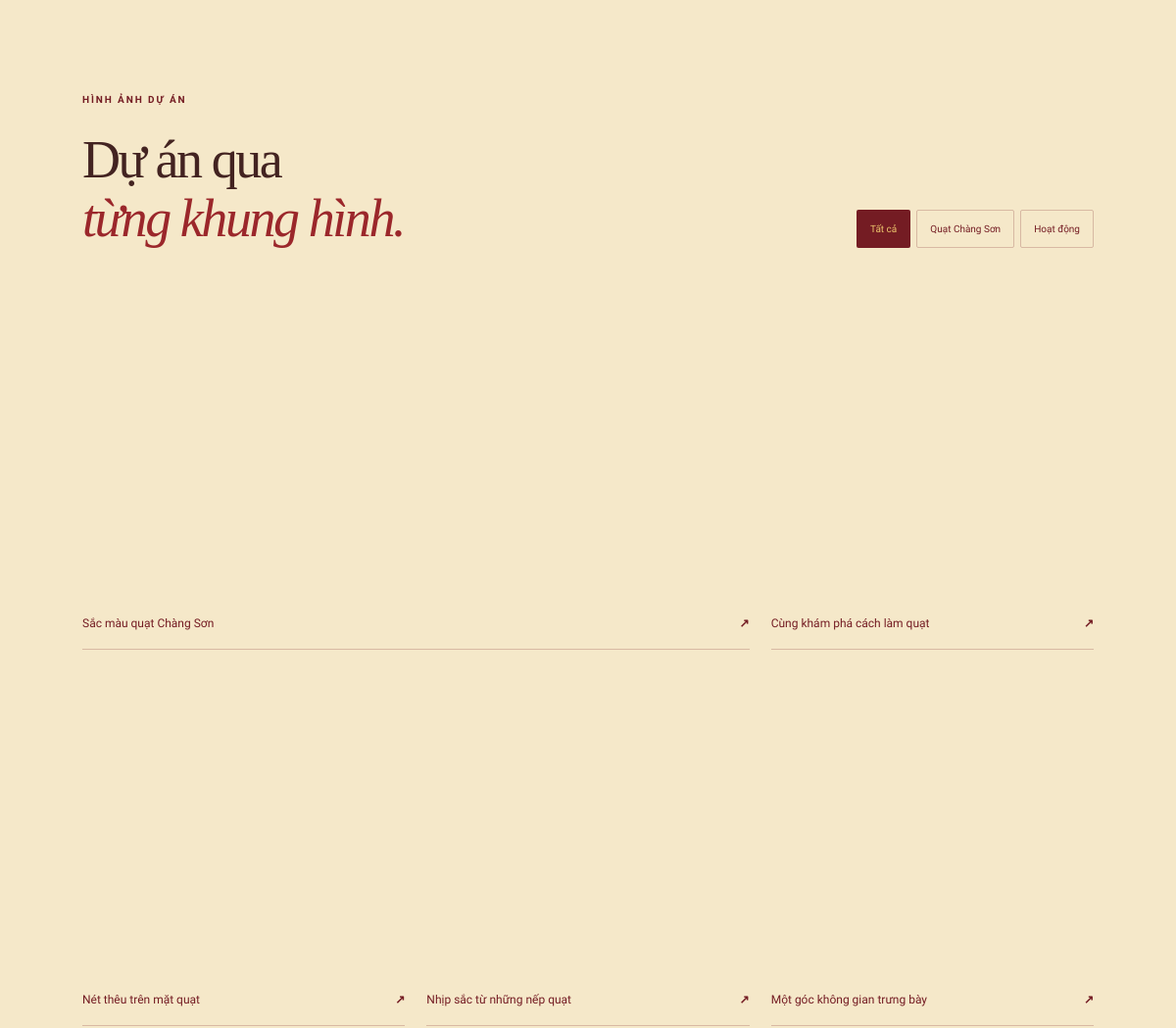
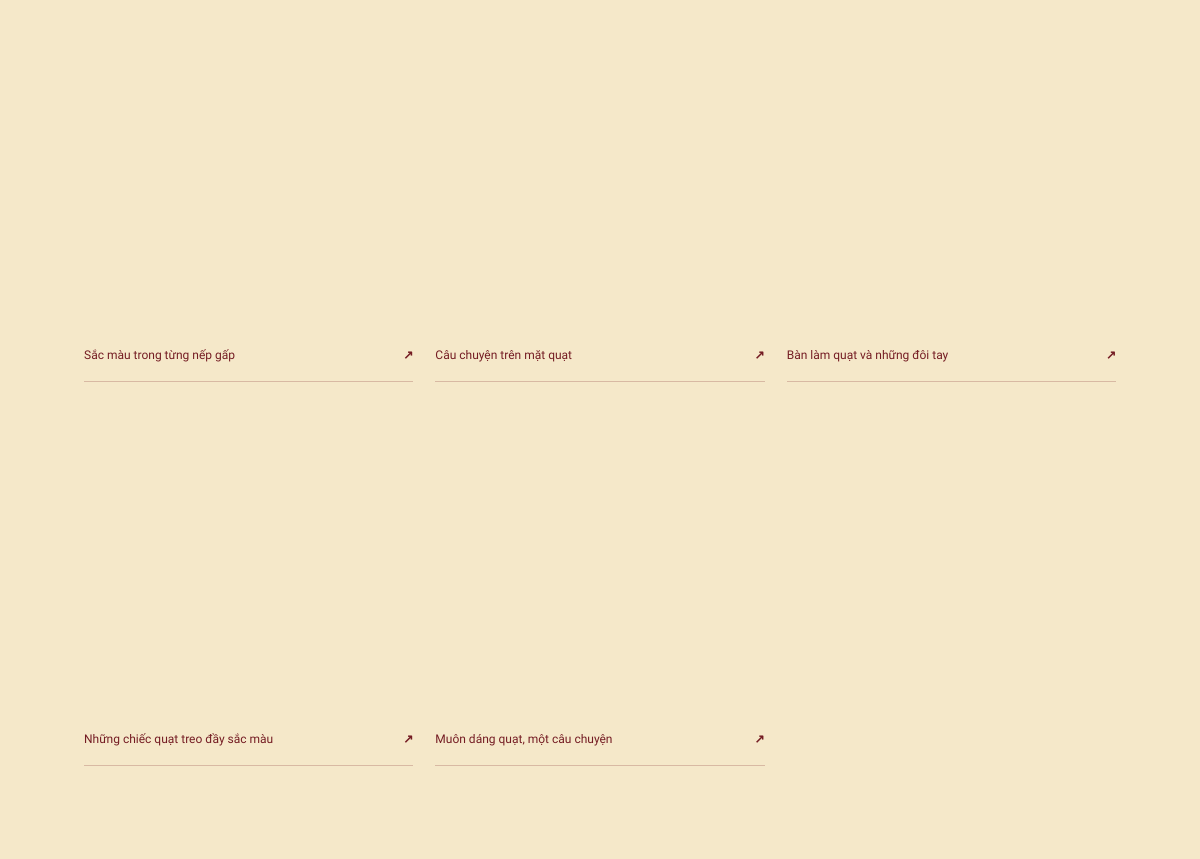
The app's page / (middle part), older data (2 pictures, top to bottom).
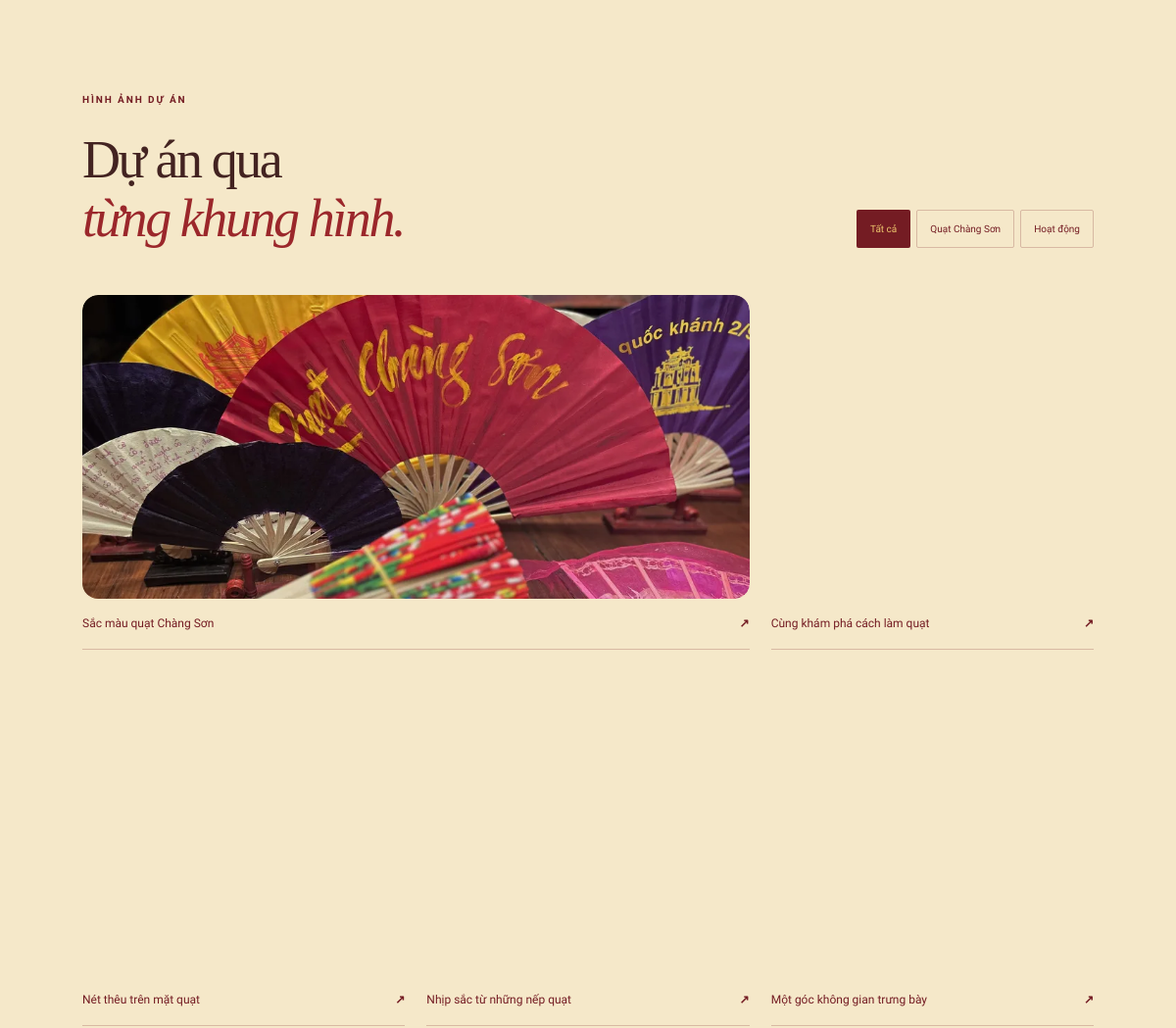
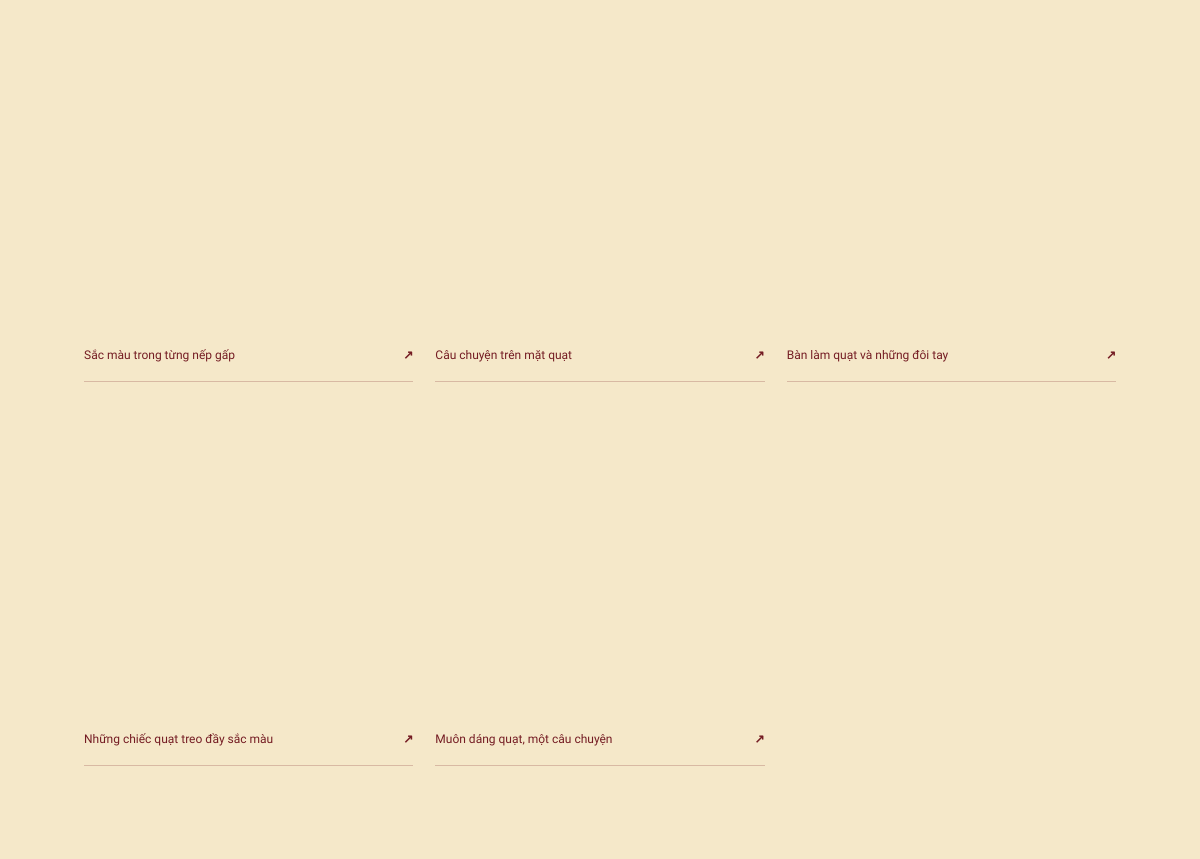
The same page, newer data (2 pictures, top to bottom).
### tables this page shows
CREATE TABLE IF NOT EXISTS gallery (
 id INT UNSIGNED AUTO_INCREMENT PRIMARY KEY,
 title VARCHAR(180) NOT NULL, image VARCHAR(255) NOT NULL,
 category VARCHAR(40) NOT NULL DEFAULT 'Quạt Chàng Sơn',
 created_at TIMESTAMP DEFAULT CURRENT_TIMESTAMP
);

### app/views.php (called while the page is built, shortened)
<?php
function asset_url(string $path): string {
    $file = __DIR__ . '/../public/' . $path;
    $documentRoot = !empty($_SERVER['DOCUMENT_ROOT']) ? realpath($_SERVER['DOCUMENT_ROOT']) : false;
    $publicRoot = realpath(__DIR__.'/../public');
    $url = null;
    if ($documentRoot && $publicRoot) {
        $documentRoot = rtrim(str_replace('\\','/',$documentRoot),'/');
        $publicRoot = str_replace('\\','/',$publicRoot);
        if (strncasecmp($publicRoot.'/', $documentRoot.'/', strlen($documentRoot)+1)===0) {
            $url = substr($publicRoot,strlen($documentRoot)).'/'.ltrim($path,'/');
        }
    }
    return e($url . (is_file($file) ? '?v=' . filemtime($file) : ''));
}
    ?>

### index.php (the view, shortened to what this page needs)
<?php
require __DIR__ . '/app/bootstrap.php';
$gallery = [];
try { $gallery = query_all('SELECT * FROM gallery ORDER BY id DESC'); }
catch (PDOException $ex) {  }
?>
<!doctype html>
<html lang="vi">
<head>
<link rel="stylesheet" href="<?= asset_url('assets/style.css') ?>"><script src="<?= asset_url('assets/app.js') ?>" defer></script>
</head>
<body>
<main id="noi-dung">
<section class="project" id="du-an" aria-label="Dự án Xoè 2026">
  <?= image_tag('assets/hero-fan.png','Quạt vàng với nan tre và họa tiết núi non','class="fan-art" fetchpriority="high"','(max-width: 800px) 88vw, 46vw') ?>
<section class="project-gallery section" id="anh-du-an" aria-labelledby="project-gallery-title"><div class="section-head"><div><p class="eyebrow">HÌNH ẢNH DỰ ÁN</p><h2 id="project-gallery-title">Dự án qua<br><em>từng khung hình.</em></h2></div><div class="filters" role="group" aria-label="Lọc hình ảnh dự án"><button class="active" data-filter="all" aria-pressed="true">Tất cả</button><button data-filter="Quạt Chàng Sơn" aria-pressed="false">Quạt Chàng Sơn</button><button data-filter="Hoạt động" aria-pressed="false">Hoạt động</button></div></div><div class="gallery-grid">
<?php foreach ($gallery as $photo): ?><button class="gallery-item" data-category="<?= e($photo['category']) ?>" data-image="<?= e($photo['image']) ?>" data-title="<?= e($photo['title']) ?>"><?= image_tag($photo['image'],$photo['title']) ?><span><?= e($photo['title']) ?> <b>↗</b></span></button><?php endforeach; ?></div><p id="gallery-empty" class="empty" hidden>Chưa có ảnh trong nhóm này.</p></section>
</section>
</main>
</body></html>

### app/bootstrap.php (shortened to what this page needs)
<?php
function e(?string $value): string { return htmlspecialchars($value ?? '', ENT_QUOTES | ENT_SUBSTITUTE, 'UTF-8'); }
function config(): array {
    static $config;
    if ($config === null) {
        $config = require __DIR__.'/config.example.php';
    }
    return $config;
}
function db(): PDO {
    static $pdo;
    if (!$pdo) {
        $c = config();
        $pdo = new PDO("mysql:host={$c['db_host']};port={$c['db_port']};dbname={$c['db_name']};charset=utf8mb4", $c['db_user'], $c['db_password'], [PDO::ATTR_ERRMODE => PDO::ERRMODE_EXCEPTION, PDO::ATTR_DEFAULT_FETCH_MODE => PDO::FETCH_ASSOC, PDO::ATTR_EMULATE_PREPARES => false]);
        $pdo->exec("SET time_zone = '+07:00'");
    }
    return $pdo;
}
function image_path(string $path): bool {
    return (bool) preg_match('~^assets/[a-zA-Z0-9._/-]+\.(?:png|jpg|jpeg|webp)$~i', $path) && !str_contains($path, '..');
}
function query_all(string $sql): array { return db()->query($sql)->fetchAll(); }
function image_tag(string $path, string $alt, string $attributes='loading="lazy"', string $sizes='(max-width: 700px) 100vw, 50vw'): string {
    $file=__DIR__.'/../public/'.$path;
    $dim=is_file($file)?@getimagesize($file):false;
    $stem=preg_replace('/\.[^.]+$/','',$path); $sources=[];
    foreach ([480,960,1600] as $width) {
        if (is_file(__DIR__.'/../public/'.$stem.'-'.$width.'.webp')) $sources[]=$stem.'-'.$width.'.webp '.$width.'w';
    }
    $src=is_file(__DIR__.'/../public/'.$stem.'.webp') ? $stem.'.webp' : $path;
    if ($sources && $dim && !in_array($dim[0],[480,960,1600],true)) $sources[]=$src.' '.$dim[0].'w';
    return '<img src="'.e($src).'" alt="'.e($alt).'" '.($dim?'width="'.$dim[0].'" height="'.$dim[1].'" ':'').'decoding="async" '.$attributes.($sources?' srcset="'.e(implode(', ',$sources)).'" sizes="'.e($sizes).'"':'').'>';
}
require_once __DIR__.'/views.php';

### public/assets/style.css (style rules this page uses)
:root { --paper:#f5e8c9;--red:#741c23;--deep:#3d1016;--gold:#edc66d;--rust:#9b272b;--ink:#432321;--line:rgba(116,28,35,.23) }
* { box-sizing:border-box }
html { scroll-behavior:smooth;scroll-padding-top:100px }
body { margin:0;background:var(--paper);color:var(--ink);font:15px/1.75 'Be Vietnam Pro',Arial,sans-serif }
button,input,select,textarea { font:inherit }
button,a,input,textarea,select,summary { -webkit-tap-highlight-color:transparent }
button { cursor:pointer }
img { max-width:100%;display:block }
h1,h2,h3,p,figure { margin:0 }
h1,h2 { font-family:'Playfair Display',Georgia,serif;font-weight:500;line-height:1.1;letter-spacing:-.045em }
h2 { font-size:clamp(40px,4.5vw,70px) }
em { font-weight:500;color:var(--rust) }
.eyebrow { font-size:10px;font-weight:700;letter-spacing:.19em;line-height:1.7;margin-bottom:24px;color:var(--red) }
.section { padding:95px 7% }
.section-head { display:flex;justify-content:space-between;align-items:flex-end;gap:55px;margin-bottom:48px }
.filters { display:flex;gap:6px;flex-wrap:wrap }
.filters button { border:1px solid var(--line);color:var(--red);background:transparent;padding:10px 13px;border-radius:2px;font-size:10px }
.filters .active { background:var(--red);color:var(--paper) }
.gallery-grid { display:grid;grid-template-columns:repeat(3,1fr);gap:22px }
.gallery-item { padding:0;background:transparent;border:0;text-align:left;color:inherit;overflow:hidden }
.gallery-item:first-child { grid-column:span 2 }
.gallery-item img { width:100%;height:310px;object-fit:cover;transition:transform .4s }
.gallery-item span { display:flex;justify-content:space-between;font-size:12px;border-bottom:1px solid var(--line);padding:15px 0 }
.story-image img,.gallery-item img,.post img { filter:sepia(.22) saturate(.82) }
.gallery-item span { color:var(--red) }
.filters .active { color:var(--gold) }
.gallery-item img[src*="assets/"],.post img[src*="assets/"] { filter:none }
.gallery-item img[src*="fan-patterns"] { object-position:50% 44% }
.gallery-item img[src*="folded-fans"] { object-position:50% 68% }
.gallery-item img[src*="painted-fan"] { object-position:50% 32% }
.gallery-item img[src*="fan-workshop"] { object-position:50% 56% }
html { scroll-padding-top:124px }
:root { --photo-radius:16px }
main img:not([aria-hidden="true"]),dialog img { border-radius:var(--photo-radius) }
.gallery-item { border-radius:var(--photo-radius) var(--photo-radius) 0 0 }

Row changes from the older to the newer data that the page shows:
changed gallery "Sắc màu quạt Chàng Sơn": image: picture removed, a placeholder shows
changed gallery "Cùng khám phá cách làm quạt": image: picture removed, a placeholder shows
changed gallery "Nét thêu trên mặt quạt": image: picture removed, a placeholder shows
changed gallery "Nhịp sắc từ những nếp quạt": image: picture removed, a placeholder shows
changed gallery "Một góc không gian trưng bày": image: picture removed, a placeholder shows
changed gallery "Sắc màu trong từng nếp gấp": image: picture removed, a placeholder shows
changed gallery "Câu chuyện trên mặt quạt": image: picture removed, a placeholder shows
changed gallery "Bàn làm quạt và những đôi tay": image: picture removed, a placeholder shows
changed gallery "Những chiếc quạt treo đầy sắc màu": image: picture removed, a placeholder shows
changed gallery "Muôn dáng quạt, một câu chuyện": image: picture removed, a placeholder shows
